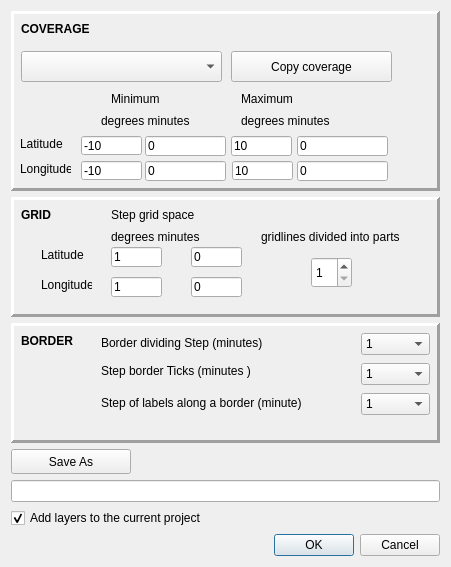
<?xml version="1.0" encoding="UTF-8"?>
<ui version="4.0">
 <author>Konstantin Puzankov</author>
 <class>geogridDialogBase</class>
 <widget class="QDialog" name="geogridDialogBase">
  <property name="geometry">
   <rect>
    <x>0</x>
    <y>0</y>
    <width>451</width>
    <height>567</height>
   </rect>
  </property>
  <property name="minimumSize">
   <size>
    <width>420</width>
    <height>567</height>
   </size>
  </property>
  <property name="windowTitle">
   <string notr="true">Geo Grid</string>
  </property>
  <property name="windowIcon">
   <iconset>
    <normaloff>:/plugins/geogrid/icon.png</normaloff>:/plugins/geogrid/icon.png</iconset>
  </property>
  <property name="locale">
   <locale language="English" country="UnitedStates"/>
  </property>
  <layout class="QVBoxLayout" name="verticalLayout">
   <property name="sizeConstraint">
    <enum>QLayout::SetNoConstraint</enum>
   </property>
   <item>
    <widget class="QFrame" name="frame">
     <property name="sizePolicy">
      <sizepolicy hsizetype="Preferred" vsizetype="Preferred">
       <horstretch>0</horstretch>
       <verstretch>0</verstretch>
      </sizepolicy>
     </property>
     <property name="minimumSize">
      <size>
       <width>402</width>
       <height>180</height>
      </size>
     </property>
     <property name="autoFillBackground">
      <bool>false</bool>
     </property>
     <property name="inputMethodHints">
      <set>Qt::ImhNone</set>
     </property>
     <property name="frameShape">
      <enum>QFrame::Panel</enum>
     </property>
     <property name="frameShadow">
      <enum>QFrame::Raised</enum>
     </property>
     <property name="lineWidth">
      <number>3</number>
     </property>
     <property name="midLineWidth">
      <number>0</number>
     </property>
     <widget class="QLineEdit" name="lat_min_d">
      <property name="geometry">
       <rect>
        <x>70</x>
        <y>125</y>
        <width>61</width>
        <height>19</height>
       </rect>
      </property>
      <property name="inputMethodHints">
       <set>Qt::ImhDigitsOnly</set>
      </property>
      <property name="inputMask">
       <string notr="true"/>
      </property>
      <property name="text">
       <string>-10</string>
      </property>
      <property name="placeholderText">
       <string notr="true"/>
      </property>
     </widget>
     <widget class="QLabel" name="label">
      <property name="geometry">
       <rect>
        <x>9</x>
        <y>125</y>
        <width>51</width>
        <height>16</height>
       </rect>
      </property>
      <property name="text">
       <string>Latitude</string>
      </property>
     </widget>
     <widget class="QLineEdit" name="lat_min_m">
      <property name="geometry">
       <rect>
        <x>134</x>
        <y>125</y>
        <width>81</width>
        <height>20</height>
       </rect>
      </property>
      <property name="inputMethodHints">
       <set>Qt::ImhDigitsOnly</set>
      </property>
      <property name="inputMask">
       <string notr="true"/>
      </property>
      <property name="text">
       <string>0</string>
      </property>
      <property name="placeholderText">
       <string notr="true"/>
      </property>
     </widget>
     <widget class="QLineEdit" name="lat_max_d">
      <property name="geometry">
       <rect>
        <x>220</x>
        <y>125</y>
        <width>61</width>
        <height>20</height>
       </rect>
      </property>
      <property name="inputMethodHints">
       <set>Qt::ImhDigitsOnly</set>
      </property>
      <property name="inputMask">
       <string notr="true"/>
      </property>
      <property name="text">
       <string>10</string>
      </property>
      <property name="placeholderText">
       <string notr="true"/>
      </property>
     </widget>
     <widget class="QLineEdit" name="lat_max_m">
      <property name="geometry">
       <rect>
        <x>286</x>
        <y>125</y>
        <width>91</width>
        <height>20</height>
       </rect>
      </property>
      <property name="inputMethodHints">
       <set>Qt::ImhDigitsOnly</set>
      </property>
      <property name="inputMask">
       <string notr="true"/>
      </property>
      <property name="text">
       <string>0</string>
      </property>
      <property name="placeholderText">
       <string notr="true"/>
      </property>
     </widget>
     <widget class="QLineEdit" name="lon_min_m">
      <property name="geometry">
       <rect>
        <x>134</x>
        <y>150</y>
        <width>81</width>
        <height>20</height>
       </rect>
      </property>
      <property name="inputMethodHints">
       <set>Qt::ImhDigitsOnly</set>
      </property>
      <property name="inputMask">
       <string notr="true"/>
      </property>
      <property name="text">
       <string>0</string>
      </property>
      <property name="placeholderText">
       <string notr="true"/>
      </property>
     </widget>
     <widget class="QLineEdit" name="lon_min_d">
      <property name="geometry">
       <rect>
        <x>70</x>
        <y>150</y>
        <width>61</width>
        <height>19</height>
       </rect>
      </property>
      <property name="inputMethodHints">
       <set>Qt::ImhDigitsOnly</set>
      </property>
      <property name="inputMask">
       <string notr="true"/>
      </property>
      <property name="text">
       <string>-10</string>
      </property>
      <property name="placeholderText">
       <string notr="true"/>
      </property>
     </widget>
     <widget class="QLabel" name="label_2">
      <property name="geometry">
       <rect>
        <x>9</x>
        <y>150</y>
        <width>51</width>
        <height>16</height>
       </rect>
      </property>
      <property name="text">
       <string>Longitude</string>
      </property>
     </widget>
     <widget class="QLineEdit" name="lon_max_d">
      <property name="geometry">
       <rect>
        <x>221</x>
        <y>150</y>
        <width>61</width>
        <height>19</height>
       </rect>
      </property>
      <property name="inputMethodHints">
       <set>Qt::ImhDigitsOnly</set>
      </property>
      <property name="inputMask">
       <string notr="true"/>
      </property>
      <property name="text">
       <string>10</string>
      </property>
      <property name="placeholderText">
       <string notr="true"/>
      </property>
     </widget>
     <widget class="QLineEdit" name="lon_max_m">
      <property name="geometry">
       <rect>
        <x>286</x>
        <y>150</y>
        <width>91</width>
        <height>20</height>
       </rect>
      </property>
      <property name="inputMethodHints">
       <set>Qt::ImhDigitsOnly</set>
      </property>
      <property name="inputMask">
       <string notr="true"/>
      </property>
      <property name="text">
       <string>0</string>
      </property>
      <property name="placeholderText">
       <string notr="true"/>
      </property>
     </widget>
     <widget class="QLabel" name="label_3">
      <property name="geometry">
       <rect>
        <x>100</x>
        <y>80</y>
        <width>101</width>
        <height>16</height>
       </rect>
      </property>
      <property name="text">
       <string>Minimum</string>
      </property>
     </widget>
     <widget class="QLabel" name="label_4">
      <property name="geometry">
       <rect>
        <x>230</x>
        <y>80</y>
        <width>121</width>
        <height>16</height>
       </rect>
      </property>
      <property name="text">
       <string>Maximum</string>
      </property>
     </widget>
     <widget class="QLabel" name="label_5">
      <property name="geometry">
       <rect>
        <x>90</x>
        <y>100</y>
        <width>121</width>
        <height>20</height>
       </rect>
      </property>
      <property name="text">
       <string>degrees minutes</string>
      </property>
     </widget>
     <widget class="QLabel" name="label_6">
      <property name="geometry">
       <rect>
        <x>230</x>
        <y>100</y>
        <width>151</width>
        <height>20</height>
       </rect>
      </property>
      <property name="text">
       <string>degrees minutes</string>
      </property>
     </widget>
     <widget class="QLabel" name="label_16">
      <property name="geometry">
       <rect>
        <x>10</x>
        <y>10</y>
        <width>101</width>
        <height>16</height>
       </rect>
      </property>
      <property name="font">
       <font>
        <weight>75</weight>
        <bold>true</bold>
       </font>
      </property>
      <property name="text">
       <string>COVERAGE</string>
      </property>
     </widget>
     <widget class="QPushButton" name="btn_copy_minmax">
      <property name="geometry">
       <rect>
        <x>220</x>
        <y>40</y>
        <width>161</width>
        <height>31</height>
       </rect>
      </property>
      <property name="text">
       <string>Copy coverage</string>
      </property>
     </widget>
     <widget class="QgsMapLayerComboBox" name="mMapLayerComboBox">
      <property name="geometry">
       <rect>
        <x>10</x>
        <y>40</y>
        <width>201</width>
        <height>31</height>
       </rect>
      </property>
     </widget>
    </widget>
   </item>
   <item>
    <widget class="QFrame" name="frame_2">
     <property name="minimumSize">
      <size>
       <width>402</width>
       <height>110</height>
      </size>
     </property>
     <property name="autoFillBackground">
      <bool>false</bool>
     </property>
     <property name="inputMethodHints">
      <set>Qt::ImhNone</set>
     </property>
     <property name="frameShape">
      <enum>QFrame::Panel</enum>
     </property>
     <property name="frameShadow">
      <enum>QFrame::Raised</enum>
     </property>
     <property name="lineWidth">
      <number>3</number>
     </property>
     <property name="midLineWidth">
      <number>0</number>
     </property>
     <widget class="QLineEdit" name="lat_step_d">
      <property name="geometry">
       <rect>
        <x>100</x>
        <y>50</y>
        <width>51</width>
        <height>20</height>
       </rect>
      </property>
      <property name="inputMethodHints">
       <set>Qt::ImhDigitsOnly|Qt::ImhPreferNumbers</set>
      </property>
      <property name="inputMask">
       <string notr="true"/>
      </property>
      <property name="text">
       <string>1</string>
      </property>
      <property name="placeholderText">
       <string notr="true"/>
      </property>
     </widget>
     <widget class="QLabel" name="label_7">
      <property name="geometry">
       <rect>
        <x>30</x>
        <y>50</y>
        <width>51</width>
        <height>16</height>
       </rect>
      </property>
      <property name="text">
       <string>Latitude</string>
      </property>
     </widget>
     <widget class="QLineEdit" name="lat_step_m">
      <property name="geometry">
       <rect>
        <x>180</x>
        <y>50</y>
        <width>51</width>
        <height>20</height>
       </rect>
      </property>
      <property name="inputMethodHints">
       <set>Qt::ImhDigitsOnly|Qt::ImhPreferNumbers</set>
      </property>
      <property name="inputMask">
       <string notr="true"/>
      </property>
      <property name="text">
       <string>0</string>
      </property>
      <property name="placeholderText">
       <string notr="true"/>
      </property>
     </widget>
     <widget class="QLineEdit" name="lon_step_m">
      <property name="geometry">
       <rect>
        <x>180</x>
        <y>80</y>
        <width>51</width>
        <height>20</height>
       </rect>
      </property>
      <property name="inputMethodHints">
       <set>Qt::ImhDigitsOnly|Qt::ImhPreferNumbers</set>
      </property>
      <property name="inputMask">
       <string notr="true"/>
      </property>
      <property name="text">
       <string>0</string>
      </property>
      <property name="placeholderText">
       <string notr="true"/>
      </property>
     </widget>
     <widget class="QLineEdit" name="lon_step_d">
      <property name="geometry">
       <rect>
        <x>100</x>
        <y>80</y>
        <width>51</width>
        <height>20</height>
       </rect>
      </property>
      <property name="inputMethodHints">
       <set>Qt::ImhDigitsOnly|Qt::ImhPreferNumbers</set>
      </property>
      <property name="inputMask">
       <string notr="true"/>
      </property>
      <property name="text">
       <string>1</string>
      </property>
      <property name="placeholderText">
       <string notr="true"/>
      </property>
     </widget>
     <widget class="QLabel" name="label_8">
      <property name="geometry">
       <rect>
        <x>30</x>
        <y>80</y>
        <width>51</width>
        <height>16</height>
       </rect>
      </property>
      <property name="text">
       <string>Longitude</string>
      </property>
     </widget>
     <widget class="QLabel" name="label_9">
      <property name="geometry">
       <rect>
        <x>100</x>
        <y>10</y>
        <width>121</width>
        <height>16</height>
       </rect>
      </property>
      <property name="text">
       <string>Step grid space</string>
      </property>
     </widget>
     <widget class="QLabel" name="label_10">
      <property name="geometry">
       <rect>
        <x>250</x>
        <y>30</y>
        <width>171</width>
        <height>20</height>
       </rect>
      </property>
      <property name="text">
       <string>gridlines divided into parts</string>
      </property>
     </widget>
     <widget class="QLabel" name="label_11">
      <property name="geometry">
       <rect>
        <x>100</x>
        <y>30</y>
        <width>121</width>
        <height>20</height>
       </rect>
      </property>
      <property name="text">
       <string>degrees minutes</string>
      </property>
     </widget>
     <widget class="QSpinBox" name="spin_n_subgrd">
      <property name="geometry">
       <rect>
        <x>300</x>
        <y>60</y>
        <width>41</width>
        <height>31</height>
       </rect>
      </property>
      <property name="minimum">
       <number>1</number>
      </property>
      <property name="maximum">
       <number>20</number>
      </property>
      <property name="value">
       <number>1</number>
      </property>
     </widget>
     <widget class="QLabel" name="label_15">
      <property name="geometry">
       <rect>
        <x>10</x>
        <y>10</y>
        <width>61</width>
        <height>16</height>
       </rect>
      </property>
      <property name="font">
       <font>
        <weight>75</weight>
        <bold>true</bold>
       </font>
      </property>
      <property name="text">
       <string>GRID</string>
      </property>
     </widget>
    </widget>
   </item>
   <item>
    <widget class="QFrame" name="frame_3">
     <property name="minimumSize">
      <size>
       <width>402</width>
       <height>110</height>
      </size>
     </property>
     <property name="frameShape">
      <enum>QFrame::Panel</enum>
     </property>
     <property name="frameShadow">
      <enum>QFrame::Raised</enum>
     </property>
     <property name="lineWidth">
      <number>3</number>
     </property>
     <widget class="QComboBox" name="combo_n_brdminuts">
      <property name="geometry">
       <rect>
        <x>350</x>
        <y>10</y>
        <width>69</width>
        <height>22</height>
       </rect>
      </property>
      <property name="inputMethodHints">
       <set>Qt::ImhDigitsOnly|Qt::ImhPreferNumbers</set>
      </property>
      <item>
       <property name="text">
        <string>1</string>
       </property>
      </item>
      <item>
       <property name="text">
        <string>2</string>
       </property>
      </item>
      <item>
       <property name="text">
        <string>3</string>
       </property>
      </item>
      <item>
       <property name="text">
        <string>4</string>
       </property>
      </item>
      <item>
       <property name="text">
        <string>5</string>
       </property>
      </item>
      <item>
       <property name="text">
        <string>6</string>
       </property>
      </item>
      <item>
       <property name="text">
        <string>10</string>
       </property>
      </item>
      <item>
       <property name="text">
        <string>15</string>
       </property>
      </item>
      <item>
       <property name="text">
        <string>20</string>
       </property>
      </item>
      <item>
       <property name="text">
        <string>30</string>
       </property>
      </item>
      <item>
       <property name="text">
        <string>60</string>
       </property>
      </item>
      <item>
       <property name="text">
        <string>120</string>
       </property>
      </item>
      <item>
       <property name="text">
        <string>180</string>
       </property>
      </item>
      <item>
       <property name="text">
        <string>240</string>
       </property>
      </item>
      <item>
       <property name="text">
        <string>300</string>
       </property>
      </item>
      <item>
       <property name="text">
        <string>600</string>
       </property>
      </item>
     </widget>
     <widget class="QLabel" name="label_12">
      <property name="geometry">
       <rect>
        <x>90</x>
        <y>10</y>
        <width>191</width>
        <height>20</height>
       </rect>
      </property>
      <property name="text">
       <string>Border dividing Step (minutes)</string>
      </property>
     </widget>
     <widget class="QComboBox" name="combo_n_brdtiks">
      <property name="geometry">
       <rect>
        <x>350</x>
        <y>40</y>
        <width>69</width>
        <height>22</height>
       </rect>
      </property>
      <property name="inputMethodHints">
       <set>Qt::ImhDigitsOnly|Qt::ImhPreferNumbers</set>
      </property>
      <item>
       <property name="text">
        <string>1</string>
       </property>
      </item>
      <item>
       <property name="text">
        <string>2</string>
       </property>
      </item>
      <item>
       <property name="text">
        <string>3</string>
       </property>
      </item>
      <item>
       <property name="text">
        <string>5</string>
       </property>
      </item>
      <item>
       <property name="text">
        <string>6</string>
       </property>
      </item>
      <item>
       <property name="text">
        <string>10</string>
       </property>
      </item>
      <item>
       <property name="text">
        <string>20</string>
       </property>
      </item>
      <item>
       <property name="text">
        <string>30</string>
       </property>
      </item>
      <item>
       <property name="text">
        <string>60</string>
       </property>
      </item>
      <item>
       <property name="text">
        <string>120</string>
       </property>
      </item>
      <item>
       <property name="text">
        <string>180</string>
       </property>
      </item>
      <item>
       <property name="text">
        <string>240</string>
       </property>
      </item>
      <item>
       <property name="text">
        <string>300</string>
       </property>
      </item>
      <item>
       <property name="text">
        <string>600</string>
       </property>
      </item>
     </widget>
     <widget class="QLabel" name="label_13">
      <property name="geometry">
       <rect>
        <x>90</x>
        <y>40</y>
        <width>171</width>
        <height>16</height>
       </rect>
      </property>
      <property name="text">
       <string>Step border Ticks (minutes )</string>
      </property>
     </widget>
     <widget class="QComboBox" name="combo_n_lblminuts">
      <property name="geometry">
       <rect>
        <x>350</x>
        <y>70</y>
        <width>69</width>
        <height>22</height>
       </rect>
      </property>
      <property name="inputMethodHints">
       <set>Qt::ImhDigitsOnly|Qt::ImhPreferNumbers</set>
      </property>
      <property name="currentIndex">
       <number>0</number>
      </property>
      <item>
       <property name="text">
        <string>1</string>
       </property>
      </item>
      <item>
       <property name="text">
        <string>2</string>
       </property>
      </item>
      <item>
       <property name="text">
        <string>3</string>
       </property>
      </item>
      <item>
       <property name="text">
        <string>5</string>
       </property>
      </item>
      <item>
       <property name="text">
        <string>6</string>
       </property>
      </item>
      <item>
       <property name="text">
        <string>10</string>
       </property>
      </item>
      <item>
       <property name="text">
        <string>20</string>
       </property>
      </item>
      <item>
       <property name="text">
        <string>30</string>
       </property>
      </item>
      <item>
       <property name="text">
        <string>60</string>
       </property>
      </item>
      <item>
       <property name="text">
        <string>120</string>
       </property>
      </item>
      <item>
       <property name="text">
        <string>180</string>
       </property>
      </item>
      <item>
       <property name="text">
        <string>240</string>
       </property>
      </item>
      <item>
       <property name="text">
        <string>300</string>
       </property>
      </item>
      <item>
       <property name="text">
        <string>600</string>
       </property>
      </item>
     </widget>
     <widget class="QLabel" name="label_14">
      <property name="geometry">
       <rect>
        <x>90</x>
        <y>70</y>
        <width>251</width>
        <height>20</height>
       </rect>
      </property>
      <property name="text">
       <string>Step of labels along a border (minute)</string>
      </property>
     </widget>
     <widget class="QLabel" name="label_18">
      <property name="geometry">
       <rect>
        <x>10</x>
        <y>10</y>
        <width>61</width>
        <height>16</height>
       </rect>
      </property>
      <property name="font">
       <font>
        <weight>75</weight>
        <bold>true</bold>
       </font>
      </property>
      <property name="text">
       <string>BORDER</string>
      </property>
     </widget>
    </widget>
   </item>
   <item>
    <widget class="QToolButton" name="Save_btn">
     <property name="minimumSize">
      <size>
       <width>120</width>
       <height>25</height>
      </size>
     </property>
     <property name="text">
      <string>Save As</string>
     </property>
     <property name="toolButtonStyle">
      <enum>Qt::ToolButtonTextOnly</enum>
     </property>
    </widget>
   </item>
   <item>
    <widget class="QLineEdit" name="Fname_lineEdit"/>
   </item>
   <item>
    <widget class="QCheckBox" name="add_layers">
     <property name="text">
      <string>Add layers to the current project</string>
     </property>
     <property name="checked">
      <bool>true</bool>
     </property>
    </widget>
   </item>
   <item>
    <widget class="QDialogButtonBox" name="button_box">
     <property name="toolTip">
      <string notr="true"/>
     </property>
     <property name="orientation">
      <enum>Qt::Horizontal</enum>
     </property>
     <property name="standardButtons">
      <set>QDialogButtonBox::Cancel|QDialogButtonBox::Ok</set>
     </property>
    </widget>
   </item>
  </layout>
 </widget>
 <customwidgets>
  <customwidget>
   <class>QgsMapLayerComboBox</class>
   <extends>QComboBox</extends>
   <header>qgsmaplayercombobox.h</header>
  </customwidget>
 </customwidgets>
 <tabstops>
  <tabstop>mMapLayerComboBox</tabstop>
  <tabstop>btn_copy_minmax</tabstop>
  <tabstop>lat_min_d</tabstop>
  <tabstop>lat_min_m</tabstop>
  <tabstop>lat_max_d</tabstop>
  <tabstop>lat_max_m</tabstop>
  <tabstop>lon_min_d</tabstop>
  <tabstop>lon_min_m</tabstop>
  <tabstop>lon_max_d</tabstop>
  <tabstop>lon_max_m</tabstop>
  <tabstop>lat_step_d</tabstop>
  <tabstop>lat_step_m</tabstop>
  <tabstop>lon_step_d</tabstop>
  <tabstop>lon_step_m</tabstop>
  <tabstop>spin_n_subgrd</tabstop>
  <tabstop>combo_n_brdminuts</tabstop>
  <tabstop>combo_n_brdtiks</tabstop>
  <tabstop>combo_n_lblminuts</tabstop>
  <tabstop>Save_btn</tabstop>
  <tabstop>Fname_lineEdit</tabstop>
  <tabstop>add_layers</tabstop>
 </tabstops>
 <resources>
  <include location="resources.qrc"/>
 </resources>
 <connections>
  <connection>
   <sender>button_box</sender>
   <signal>accepted()</signal>
   <receiver>geogridDialogBase</receiver>
   <slot>accept()</slot>
   <hints>
    <hint type="sourcelabel">
     <x>20</x>
     <y>20</y>
    </hint>
    <hint type="destinationlabel">
     <x>20</x>
     <y>20</y>
    </hint>
   </hints>
  </connection>
  <connection>
   <sender>button_box</sender>
   <signal>rejected()</signal>
   <receiver>geogridDialogBase</receiver>
   <slot>reject()</slot>
   <hints>
    <hint type="sourcelabel">
     <x>20</x>
     <y>20</y>
    </hint>
    <hint type="destinationlabel">
     <x>20</x>
     <y>20</y>
    </hint>
   </hints>
  </connection>
 </connections>
</ui>
